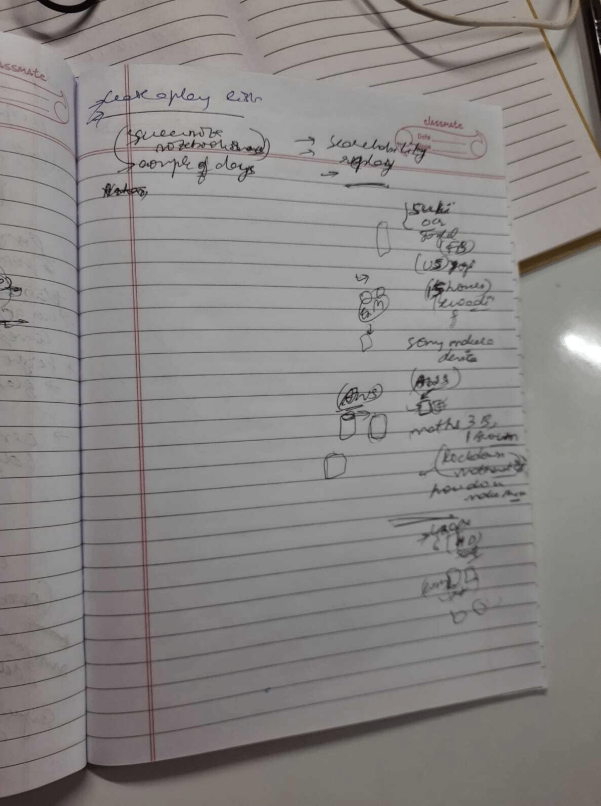
#> input picture test1.png, 1201 x 1611 px (shown at 1/2 size)
$ jupyter execute 'Assignment - Sourav Banerjee.ipynb'
#> lines starting #> are read from the running program, lines starting #| are printed output that depends on the picture; after the words box and inside, x2 and y2 are one past the last pixel; in counts of white or black regions, pixels touching at a corner belong together
### Problem statement

#### Given the images below, you need to put a bounding box around the 2 images below, and then crop the image. A sample of what’s expected in the bounding box is shown below.

#### Technical requirements : Imagine you are doing this in cam scanner, but the view of the image is not top down (imagine this to be coming from a live camera feed) . Also you need to crop only the “Active” page, so for example if there are two pages open, and the other page is only half visible, you only need to crop out and amplify the main page (proxy this for the page that occupies the maximum area)

##### Importing Libraries

[cell 1]
import cv2
import numpy as np
import matplotlib.pyplot as plt
import warnings
warnings.filterwarnings('ignore')

##### Let's take the 1st sample input image

[cell 2]
input_img = cv2.imread("test1.png")
#> input_img is the input picture: shape (1611, 1201, 3); mean B, G, R 132.6, 133.7, 137

[cell 3]
plt.imshow(input_img)

##### Here I am providing the Coordinates for the sample input image and calculating Perspective Transform

[cell 4]
original_img_coordinate = np.float32([[153,158], [998,216], [175,1520], [1086,1371]])

for x in range(0,4):
    cv2.circle(input_img, (original_img_coordinate[x][0], original_img_coordinate[x][1]), 5, (255,0,0), -1)
#> input_img: shape (1611, 1201, 3); 0.02% of pixels changed, all inside (x1, y1, x2, y2) = (148, 153, 1092, 1526)

[cell 5]
height, width = 450,350

new_img_coordinate = np.float32([[0,0], [width, 0], [0,height], [width,height]])

P = cv2.getPerspectiveTransform(original_img_coordinate, new_img_coordinate)
#> P = [[0.35, -0.00565, -52.63], [-0.0245, 0.358, -52.74], [-0.000173, 7.32e-05, 1]]

final_img = cv2.warpPerspective(input_img, P, (width,height))
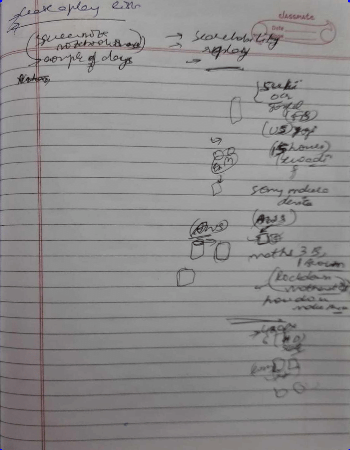
#> final_img: shape (450, 350, 3); mean B, G, R 138.8, 138.5, 140.2

cv2.imwrite('final_cropped_img1.png', final_img)
#> Out = True

##### This is our Final Output image after cropping (1st sample input image)

[cell 6]
img = cv2.imread("final_cropped_img1.png")
plt.imshow(img)

##### Now, Let's check the 2nd sample input

[cell 7]
input_img = cv2.imread("test2.png")
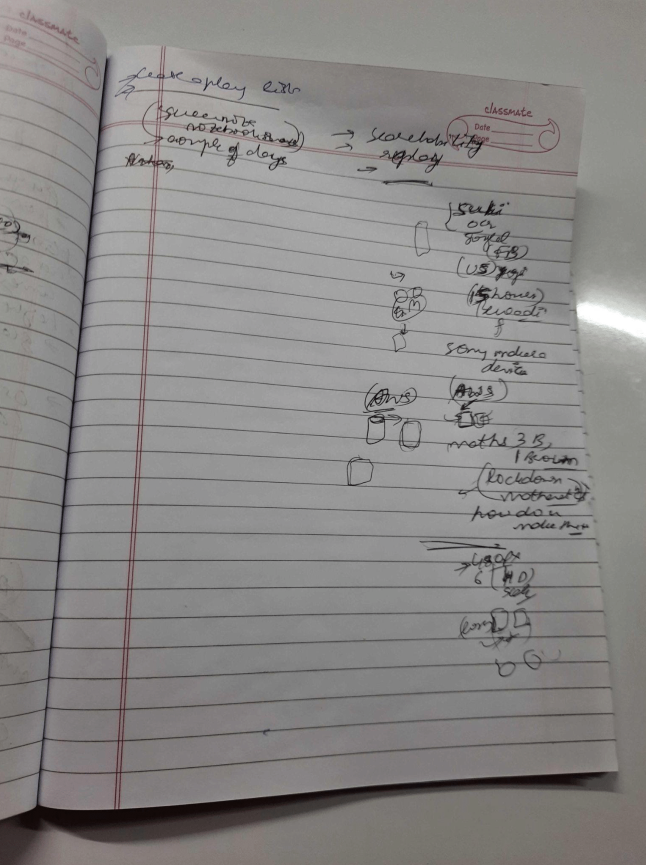
#> input picture test2.png, 1291 x 1730 px (shown at 1/2 size)
#> input_img is the input picture: shape (1730, 1291, 3); mean B, G, R 133.7, 134.8, 136.8

[cell 8]
plt.imshow(input_img)

##### Here I am providing the Coordinates for the sample input image and calculating Perspective Transform

[cell 9]
original_img_coordinate = np.float32([[212,122], [1169,184], [78,1604], [1232,1535]])

for x in range(0,4):
    cv2.circle(input_img, (original_img_coordinate[x][0], original_img_coordinate[x][1]), 5, (255,0,0), -1)
#> input_img: shape (1730, 1291, 3); 0.01% of pixels changed, all inside (x1, y1, x2, y2) = (73, 117, 1238, 1610)

[cell 10]
height, width = 450,350

new_img_coordinate = np.float32([[0,0], [width, 0], [0,height], [width,height]])

P = cv2.getPerspectiveTransform(original_img_coordinate, new_img_coordinate)
#> P = [[0.333, 0.0301, -74.29], [-0.0236, 0.365, -39.51], [-9.3e-05, 0.000135, 1]]

final_img = cv2.warpPerspective(input_img, P, (width,height))
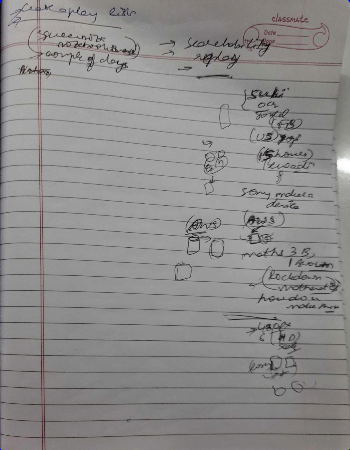
#> final_img: shape (450, 350, 3); mean B, G, R 139.3, 139.5, 141

cv2.imwrite('final_cropped_img2.png', final_img)
#> Out = True
